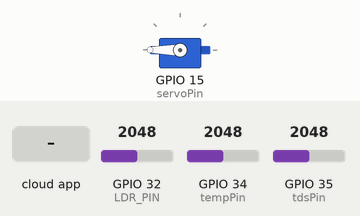
Recording of a sketch running on a simulated ESP32. Parts: servo. Inputs (shaded band) come from the test bench; at power-on: GPIO 32 (LDR_PIN) = 2048, GPIO 34 (tempPin) = 2048, GPIO 35 (tdsPin) = 2048. WiFi joins after 1.5 s; servers stay silent unless stated; the Firebase database answers and starts empty; what the sketch prints to the serial monitor is not drawn.

Above: at 2.7 s.
2.8 s: the phone or cloud app sets state to 1
At 7.4 s:
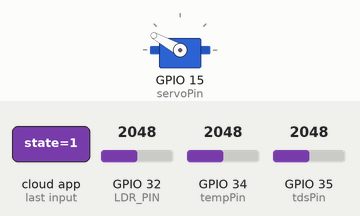
Timing chart, 0 to 9.4 s (numbered marks = the images above; inputs shaded):
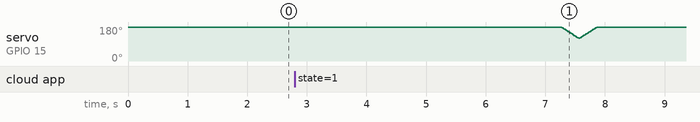

The sketch:

ESP32-Firebase-Demo.ino
```cpp
#include <WiFi.h>
#include <Firebase_ESP_Client.h>
#include <ESP32Servo.h>

// Define WiFi credentials
#define WIFI_SSID "Qwerty4826"
#define WIFI_PASSWORD "oooooooo"

// Define Firebase credentials
#define API_KEY "AIzaSyCvloRko_s2B1XO_fLEsGHDKerDDr3d7R0"
#define DATABASE_URL "https://hopesmartbin-default-rtdb.asia-southeast1.firebasedatabase.app/"
#define USER_EMAIL "john.demohope@gmail.com"
#define USER_PASSWORD "john_demo66"

// Define Firebase objects
FirebaseData fbdo;
FirebaseAuth auth;
FirebaseConfig config;

unsigned long sendDataPrevMillis = 0;
unsigned long lastServoRunMillis = 0;
const unsigned long interval12Hours = 12 * 60 * 60 * 1000;

// Define servo motor
Servo myServo;
const int servoPin = 15;
#define LDR_PIN 32

// Thresholds for sensors
const int tempPin = 34; // Example: Analog pin for temperature sensor
const int tdsPin = 35;  // Example: Analog pin for TDS sensor

float tempThresholdLow = 20.0;
float tempThresholdHigh = 50.0;
float tdsThresholdLow = 50.0;
float tdsThresholdHigh = 150.0;

void setup() {
  // Initialize servo motor
  myServo.attach(servoPin);
  //myServo.write(0);
  myServo.write(180);

  Serial.begin(115200);
  pinMode(LDR_PIN, INPUT);

  // Connect to WiFi
  WiFi.begin(WIFI_SSID, WIFI_PASSWORD);
  Serial.print("Connecting to Wi-Fi");
  while (WiFi.status() != WL_CONNECTED) {
    Serial.print(".");
    delay(300);
  }
  Serial.println();
  Serial.print("Connected with IP: ");
  Serial.println(WiFi.localIP());
  Serial.println();

  // Firebase configuration
  config.api_key = API_KEY;
  auth.user.email = USER_EMAIL;
  auth.user.password = USER_PASSWORD;
  config.database_url = DATABASE_URL;

  Firebase.reconnectNetwork(true);
  fbdo.setBSSLBufferSize(4096, 1024);
  fbdo.setResponseSize(2048);
  Firebase.begin(&config, &auth);
  Firebase.setDoubleDigits(5);
  config.timeout.serverResponse = 10 * 1000;

  lastServoRunMillis = millis();
}

void loop() {
  // Firebase-ready check
  if (Firebase.ready() && (millis() - sendDataPrevMillis > 1000 || sendDataPrevMillis == 0)) {
    sendDataPrevMillis = millis();

    int motorState;
    if (Firebase.RTDB.getInt(&fbdo, "/motor/state", &motorState)) {
      if (motorState == 1) {
        Serial.println("Motor state is 1. Running servo motion.");
        runServoMotion();
        // Reset motor state to 0
        if (!Firebase.RTDB.setInt(&fbdo, "/motor/state", 0)) {
          Serial.println(fbdo.errorReason().c_str());
        }
      }
    } else {
      Serial.println(fbdo.errorReason().c_str());
    }

    // Check and update sensor states
    updateSensorStates();
  }

  if (millis() - lastServoRunMillis >= interval12Hours) {
    Serial.println("12 hours have passed. Running servo motion.");
    int foodState;
    if (Firebase.RTDB.getInt(&fbdo, "/food/state", &foodState)) {
      if (foodState > 50) {
        Serial.println("There is too much food left.");
      } else {
        runServoMotion();
      }
    } else {
      Serial.println(fbdo.errorReason().c_str());
    }

    lastServoRunMillis = millis(); // Reset the timer
  }

  unsigned int ldrValue = analogRead(LDR_PIN);
  Serial.print("LDR Value: ");
  Serial.println(ldrValue);
  int ldrState;
  if(ldrValue < 1000){
    ldrState = 1;
  } else {
    ldrState = 0;
  }
  if (!Firebase.RTDB.setInt(&fbdo, "/ldr/state", ldrState)){
    Serial.println(fbdo.errorReason().c_str());
  }
  delay(5000);
}

void runServoMotion() {
  //for (int angle = 0; angle <= 60; angle++) {
  for (int angle = 180; angle >= 120; angle--) {
    myServo.write(angle);
    delay(5); // Delay for smooth motion
  }

  //for (int angle = 60; angle >= 0; angle--) {
  for (int angle = 120; angle <= 180; angle++) {
    myServo.write(angle);
    delay(5); // Delay for smooth motion
  }

  Serial.println("Servo motion completed.");
}

void updateSensorStates() {
  // Read temperature sensor
  float temperature = readTemperature();
  int tempState = evaluateState(temperature, tempThresholdLow, tempThresholdHigh);
  if (!Firebase.RTDB.setInt(&fbdo, "/temp/state", tempState)) {
    Serial.println(fbdo.errorReason().c_str());
  } else {
    Serial.print("Temperature: ");
    Serial.print(temperature);
    Serial.print(" °C, State: ");
    Serial.println(tempState);
  }

  // Read TDS sensor
  float tdsValue = readTDS();
  int tdsState = evaluateState(tdsValue, tdsThresholdLow, tdsThresholdHigh);
  if (!Firebase.RTDB.setInt(&fbdo, "/quality/state", tdsState)) {
    Serial.println(fbdo.errorReason().c_str());
  } else {
    Serial.print("TDS: ");
    Serial.print(tdsValue);
    Serial.print(" ppm, State: ");
    Serial.println(tdsState);
  }
}

float readTemperature() {
  int analogValue = analogRead(tempPin);
  float voltage = analogValue * (3.3 / 4095.0);
  float resistance = (10.0 * voltage) / (3.3 - voltage); // Assume 10k pull-up resistor
  float tempCelsius = 1.0 / (log(resistance / 10.0) / 3950 + 1.0 / 298.15) - 273.15;
  return tempCelsius;
}

float readTDS() {
  int analogValue = analogRead(tdsPin);
  float voltage = analogValue * (3.3 / 4095.0);
  float tds = (voltage / 3.3) * 1000; // Example calibration
  return tds;
}

int evaluateState(float value, float low, float high) {
  if (value < low) {
    return 0; // Too low
  } else if (value > high) {
    return 2; // Too high
  }
  return 1; // Okay
}
```
